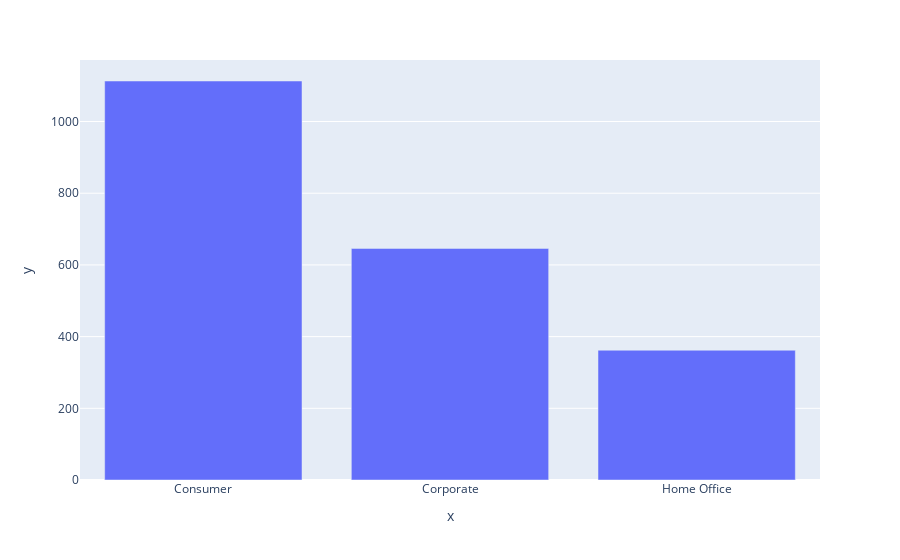

The cell this chart's notebook holds for it:
### Code cell
px.bar(df['segment'].value_counts(), x=df['segment'].value_counts().index, y=df['segment'].value_counts().values)

### Figure 1 — Plotly figure (JSON) as saved in the notebook; plotly's stock layout.template omitted (floating-point values rounded to 4 significant figures)
{"data": [{"alignmentgroup": "True", "hovertemplate": "x=%{x}<br>y=%{y}<extra></extra>", "legendgroup": "", "marker": {"color": "#636efa", "pattern": {"shape": ""}}, "name": "", "offsetgroup": "", "orientation": "v", "showlegend": false, "textposition": "auto", "type": "bar", "x": ["Consumer", "Corporate", "Home Office"], "xaxis": "x", "y": [1113, 646, 362], "yaxis": "y"}], "layout": {"barmode": "relative", "legend": {"tracegroupgap": 0}, "margin": {"t": 60}, "xaxis": {"anchor": "y", "domain": [0, 1], "title": {"text": "x"}}, "yaxis": {"anchor": "x", "domain": [0, 1], "title": {"text": "y"}}}}
